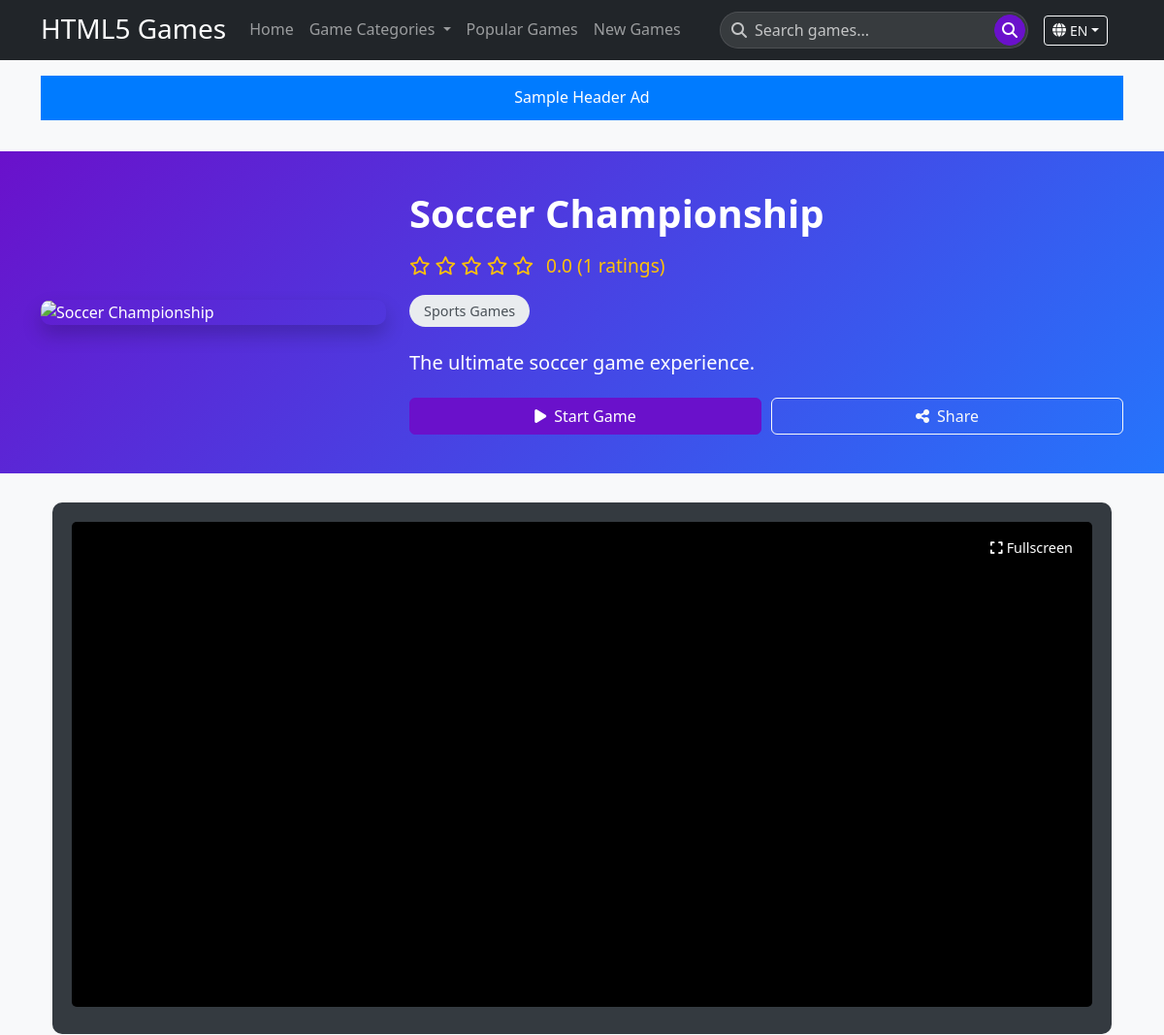
Before: /en/game/soccer-championship/ (upper part) with the older database file.
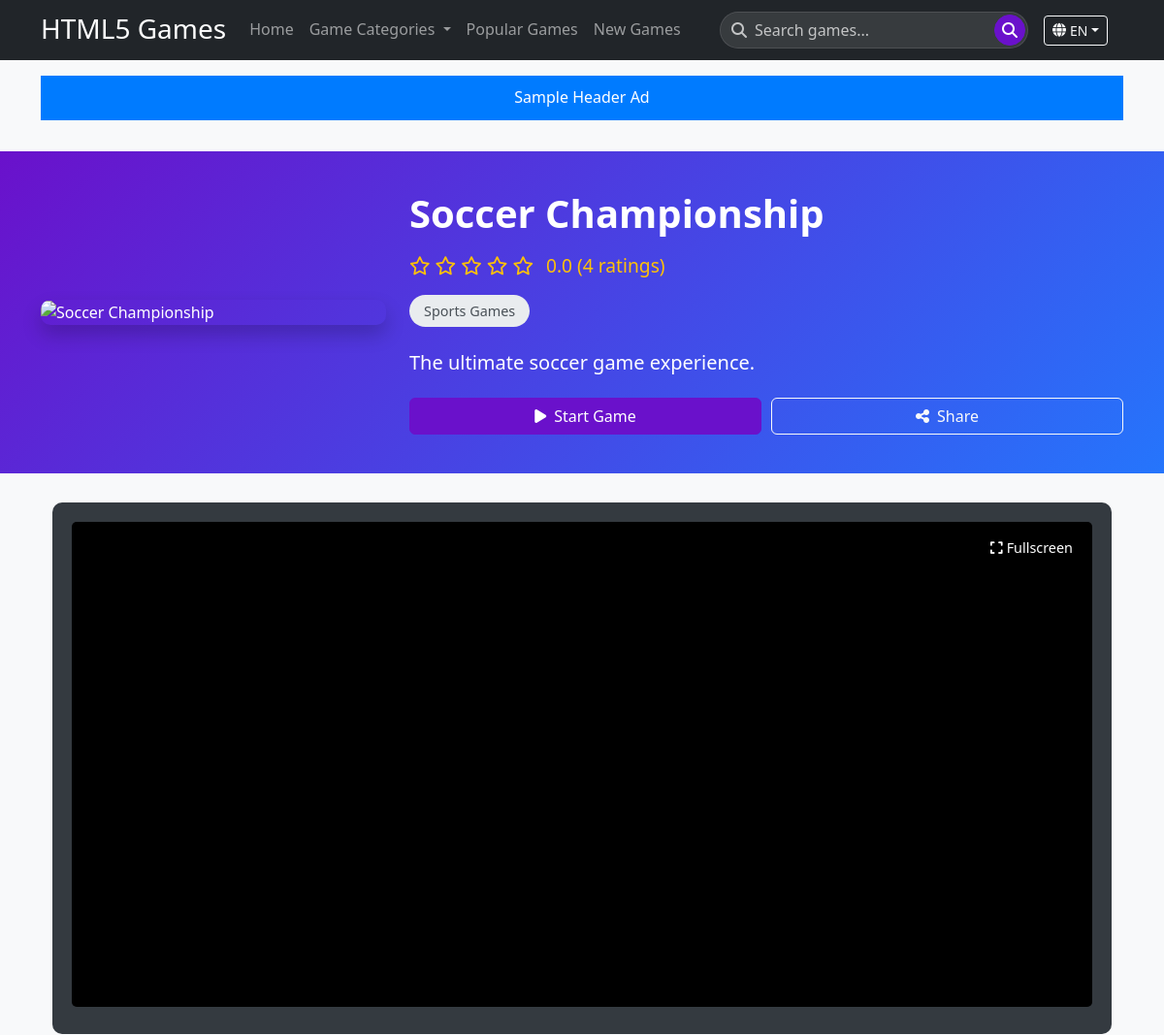
After: the same page with the newer database file.
### games/models.py (models this page shows, shortened)
class Advertisement(models.Model):
    POSITION_CHOICES = (
        ('header', _('页面顶部')),
        ('sidebar', _('侧边栏')),
        ('game_between', _('游戏间隙')),
        ('footer', _('页面底部')),
    )
    name = models.CharField(_('广告名称'), max_length=100)
    position = models.CharField(_('广告位置'), max_length=20, choices=POSITION_CHOICES)
    image = models.ImageField(verbose_name=_('广告图片'), upload_to='ads/', null=True, blank=True)
    url = models.URLField(_('广告链接'))
    html_code = models.TextField(_('HTML代码'), blank=True, help_text=_('如果使用第三方广告代码，请填写此字段'))
    is_active = models.BooleanField(_('是否激活'), default=True)
    start_date = models.DateTimeField(_('开始日期'), null=True, blank=True)
    end_date = models.DateTimeField(_('结束日期'), null=True, blank=True)
    click_count = models.PositiveIntegerField(_('点击次数'), default=0)
    view_count = models.PositiveIntegerField(_('展示次数'), default=0)
    created_at = models.DateTimeField(_('创建时间'), auto_now_add=True)
    updated_at = models.DateTimeField(_('更新时间'), auto_now=True)
    class Meta:
        verbose_name = _('广告')
        verbose_name_plural = _('广告')
        ordering = ['-created_at']

class Game(models.Model):
    title = models.CharField(_('游戏标题'), max_length=200)
    slug = models.SlugField(_('URL别名'), max_length=200, unique=True)
    description = models.TextField(_('游戏描述'))
    iframe_url = models.URLField(_('游戏iframe地址'))
    thumbnail = models.ImageField(verbose_name=_('游戏缩略图'), upload_to='games/', null=True, blank=True)
    categories = models.ManyToManyField(Category, verbose_name=_('游戏分类'), related_name='games')
    content = models.TextField(_('游戏内容'), blank=True)
    is_featured = models.BooleanField(_('是否推荐'), default=False)
    is_active = models.BooleanField(_('是否激活'), default=True)
    view_count = models.PositiveIntegerField(_('浏览次数'), default=0)
    rating = models.DecimalField(_('评分'), max_digits=3, decimal_places=1, default=0)
    created_at = models.DateTimeField(_('创建时间'), auto_now_add=True)
    updated_at = models.DateTimeField(_('更新时间'), auto_now=True)
    class Meta:
        verbose_name = _('游戏')
        verbose_name_plural = _('游戏')
        ordering = ['-created_at']

class Category(models.Model):
    name = models.CharField(_('分类名称'), max_length=100)
    slug = models.SlugField(_('URL别名'), max_length=100, unique=True)
    description = models.TextField(_('分类描述'), blank=True)
    parent = models.ForeignKey('self', verbose_name=_('父级分类'), null=True, blank=True,
                               on_delete=models.SET_NULL, related_name='children')
    image = models.ImageField(verbose_name=_('分类图片'), upload_to='categories/', null=True, blank=True)
    icon_class = models.CharField(_('Icon Class'), max_length=100, blank=True, help_text=_('Font Awesome 6+ icon class, e.g., "fa-solid fa-gamepad"'))
    order = models.IntegerField(_('排序'), default=0)
    is_active = models.BooleanField(_('是否激活'), default=True)
    created_at = models.DateTimeField(_('创建时间'), auto_now_add=True)
    updated_at = models.DateTimeField(_('更新时间'), auto_now=True)
    class Meta:
        verbose_name = _('游戏分类')
        verbose_name_plural = _('游戏分类')
        ordering = ['order', 'name']

### games/views.py (the view)
# urls.py: path('game/<slug:game_slug>/', views.GameDetailView.as_view(), name='game_detail'),
class GameDetailView(DetailView):
    model = Game
    template_name = 'games/game_detail.html'
    context_object_name = 'game'
    slug_url_kwarg = 'game_slug'
    def get_context_data(self, **kwargs):
        context = super().get_context_data(**kwargs)
        game = self.get_object()
        categories = game.categories.all()
        related_games = Game.objects.filter(
            categories__in=categories,
            is_active=True
        ).exclude(id=game.id).distinct()[:4]
        context['related_games'] = related_games
        return context
    def get(self, request, *args, **kwargs):
        response = super().get(request, *args, **kwargs)
        game = self.get_object()
        game.view_count += 1
        game.save(update_fields=['view_count'])
        return response

### games/context_processors.py (called while the page is built)
def website_settings(request):
    categories = Category.objects.filter(parent=None, is_active=True)[:10]
    return {
        'categories': categories,
        'site_name': 'HTML5 Games',
        'site_description': 'Play the best free HTML5 games online',
    }

### templates/games/game_detail.html (shortened to what this page needs)
{% extends 'base.html' %}
{% load static i18n %}
{% block content %}
<section class="game-header">
    <div class="container">
        <div class="row align-items-center">
            <div class="col-md-4">
                <div class="game-cover">
                    {% if game.thumbnail %}
                        <img src="{{ game.thumbnail.url }}" alt="{{ game.title }}">
                    {% else %}
                        <img src="{% static 'img/game-placeholder.jpg' %}" alt="{{ game.title }}">
                    {% endif %}
                </div>
            </div>
            <div class="col-md-8 game-info">
                <h1>{{ game.title }}</h1>
                <div class="rating">
                    {% for i in '12345'|make_list %}
                    {% if forloop.counter <= game.rating %}
                    <i class="fas fa-star"></i>
                    {% else %}
                    <i class="far fa-star"></i>
                    {% endif %}
                    {% endfor %}
                    <span class="ms-2">{{ game.rating }} ({{ game.view_count }} {% trans 'ratings' %})</span>
                </div>
                <div class="mb-3">
                    {% for category in game.categories.all %}
                    <span class="category-badge">{{ category.name }}</span>
                    {% endfor %}
                </div>
                <p class="lead">{{ game.description|truncatewords:20 }}</p>
                <div class="game-actions">
                    <button class="btn btn-primary" onclick="scrollToGame()">
                        <i class="fas fa-play me-2"></i>{% trans 'Start Game' %}
                    </button>
                    <button class="btn btn-outline-light" onclick="shareGame()">
                        <i class="fas fa-share-alt me-2"></i>{% trans 'Share' %}
                    </button>
                </div>
            </div>
        </div>
    </div>
</section>
<div class="container">
    <section class="game-iframe-container">
        <div class="game-iframe-wrapper">
            <button class="fullscreen-btn" onclick="toggleFullscreen()"><i class="fas fa-expand me-1"></i>{% trans 'Fullscreen' %}</button>
            <iframe src="{{ game.iframe_url }}" class="game-iframe" allowfullscreen id="gameIframe"></iframe>
        </div>
    </section>
</div>
{% endblock %}

### templates/base.html (shortened to what this page needs)
<!DOCTYPE html>
{% load static i18n %}
<html lang="{{ LANGUAGE_CODE }}">
<head>
    {% get_available_languages as languages %}
    <link href="https://cdn.jsdelivr.net/npm/bootstrap@5.3.0/dist/css/bootstrap.min.css" rel="stylesheet">
    <link rel="stylesheet" href="https://cdnjs.cloudflare.com/ajax/libs/font-awesome/6.4.0/css/all.min.css">
    <link rel="stylesheet" href="{% static 'css/style.css' %}">
</head>
<body>
    <nav class="navbar navbar-expand-lg navbar-dark bg-dark sticky-top">
            <div class="container">
            <a class="navbar-brand" href="{% url 'games:home' %}">
                <span class="h3 text-white">HTML5 Games</span>
            </a>
                <div class="collapse navbar-collapse" id="navbarNav">
                    <ul class="navbar-nav me-auto">
                        <li class="nav-item">
                            <a class="nav-link" href="{% url 'games:home' %}">{% trans 'Home' %}</a>
                        </li>
                    <li class="nav-item dropdown">
                        <a class="nav-link dropdown-toggle" href="#" id="categoriesDropdown" role="button" data-bs-toggle="dropdown">
                            {% trans 'Game Categories' %}
                        </a>
                    </li>
                        <li class="nav-item">
                        <a class="nav-link" href="{% url 'games:game_list' %}?sort=popular">{% trans 'Popular Games' %}</a>
                        </li>
                        <li class="nav-item">
                        <a class="nav-link" href="{% url 'games:game_list' %}?sort=newest">{% trans 'New Games' %}</a>
                        </li>
                    </ul>
                <form class="d-flex me-3" action="{% url 'games:game_list' %}" method="get">
                    <div class="search-input-wrapper">
                        <i class="fas fa-search search-icon"></i>
                        <input class="form-control" type="search" name="q" placeholder="{% trans 'Search games...' %}" aria-label="Search">
                        <button class="btn btn-primary search-btn" type="submit"><i class="fas fa-search"></i></button>
                    </div>
                    </form>
                <div class="d-flex align-items-center">
                    {% if LANGUAGES|length > 1 %}
                    <div class="dropdown me-3">
                        <button class="btn btn-sm btn-outline-light dropdown-toggle d-flex align-items-center" type="button" id="languageDropdown" data-bs-toggle="dropdown" aria-expanded="false">
                            <i class="fas fa-globe me-1"></i>
                            <span>{{ LANGUAGE_CODE|upper }}</span>
                        </button>
                    </div>
                    {% endif %}
                </div>
                </div>
                </div>
        </nav>
    {% if header_ads %}
    <div class="container py-3 text-center">
        {% for ad in header_ads %}
            {% if ad.html_code %}
                {{ ad.html_code|safe }}
            {% endif %}
        {% endfor %}
    </div>
    {% endif %}
    <main class="{% block main_class %}py-3{% endblock %}">
        <div class="container">
            <div class="row">
                <div class="{% if sidebar_ads and request.resolver_match.url_name != 'game_detail' %}col-lg-9{% else %}col-12{% endif %}">
                    {% block content %}{% endblock %}
                </div>
            </div>
        </div>
    </main>
</body>
</html>

### static/css/style.css (style rules this page uses)
body { font-family: 'Segoe UI', Tahoma, Geneva, Verdana, sans-serif; background-color: #f8f9fa; line-height: 1.6; }
.search-input-wrapper { position: relative; }
.search-input-wrapper .form-control { border-radius: 20px; padding-left: 35px; min-width: 200px; border: 1px solid rgba(255,255,255,0.2); background-color: rgba(255,255,255,0.1); color: white; transition: all 0.3s ease; }
.search-input-wrapper .form-control::placeholder { color: rgba(255,255,255,0.7); }
.search-input-wrapper .search-icon { position: absolute; left: 12px; top: 50%; transform: translateY(-50%); color: rgba(255,255,255,0.7); z-index: 5; }
.search-btn { border-radius: 20px; padding: 6px 15px; font-weight: 500; transition: all 0.3s ease; }
.category-badge { background-color: #e9ecef; color: #495057; font-size: 0.8rem; padding: 5px 10px; border-radius: 20px; margin-right: 5px; margin-bottom: 5px; display: inline-block; transition: all 0.3s; }
.btn-primary { background-color: #6a11cb; border-color: #6a11cb; transition: all 0.3s; }
.game-header { background: linear-gradient(135deg, #6a11cb 0%, #2575fc 100%); color: white; padding: 40px 0; margin-bottom: 30px; }
.game-cover { border-radius: 10px; overflow: hidden; box-shadow: 0 10px 20px rgba(0,0,0,0.2); }
.game-cover img { width: 100%; height: auto; }
.game-info h1 { font-weight: 700; margin-bottom: 15px; }
.game-info .rating { color: #ffc107; font-size: 1.2rem; margin-bottom: 15px; }
.game-actions { display: flex; gap: 10px; margin-top: 20px; }
.game-actions .btn { flex: 1; }
.game-iframe-container { background-color: #343a40; border-radius: 10px; padding: 20px; margin-bottom: 30px; }
.game-iframe { width: 100%; height: 500px; border: none; border-radius: 5px; background-color: #000; }
.game-iframe-wrapper { position: relative; }
.fullscreen-btn { position: absolute; top: 10px; right: 10px; background-color: rgba(0,0,0,0.5); color: white; border: none; border-radius: 5px; padding: 5px 10px; font-size: 0.9rem; z-index: 10; transition: background-color 0.3s; }

### templates/games/game_detail.html (style rules this page uses)
body { font-family: 'Segoe UI', Tahoma, Geneva, Verdana, sans-serif; background-color: #f8f9fa; overflow-x: hidden; }
.game-header { background: linear-gradient(135deg, #6a11cb 0%, #2575fc 100%); color: white; padding: 40px 0; margin-bottom: 30px; width: 100vw; position: relative; left: 50%; right: 50%; margin-left: -50vw; margin-right: -50vw; }
.game-cover { border-radius: 10px; overflow: hidden; box-shadow: 0 10px 20px rgba(0,0,0,0.2); }
.game-cover img { width: 100%; height: auto; }
.game-info h1 { font-weight: 700; margin-bottom: 15px; }
.game-info .rating { color: #ffc107; font-size: 1.2rem; margin-bottom: 15px; }
.game-info .category-badge { background-color: #e9ecef; color: #495057; font-size: 0.9rem; padding: 5px 15px; border-radius: 20px; margin-right: 10px; display: inline-block; }
.game-actions { display: flex; gap: 10px; margin-top: 20px; }
.game-actions .btn { flex: 1; }
.game-iframe-container { background-color: #343a40; border-radius: 10px; padding: 20px; margin-bottom: 30px; }
.game-iframe { width: 100%; height: 500px; border: none; border-radius: 5px; background-color: #000; }
.fullscreen-btn { position: absolute; top: 10px; right: 10px; background-color: rgba(0,0,0,0.5); color: white; border: none; border-radius: 5px; padding: 5px 10px; font-size: 0.9rem; z-index: 10; }
.game-iframe-wrapper { position: relative; }

### templates/base.html (style rules this page uses)
body { font-family: 'Segoe UI', Tahoma, Geneva, Verdana, sans-serif; background-color: #f8f9fa; overflow-x: hidden; margin: 0; padding: 0; width: 100%; box-sizing: border-box; }
.search-input-wrapper { position: relative; width: 100%; }
.search-input-wrapper .form-control { border-radius: 20px; padding-left: 35px; padding-right: 50px; min-width: 200px; border: 1px solid rgba(255,255,255,0.2); background-color: rgba(255,255,255,0.1); color: white; transition: all 0.3s ease; height: 38px; }
.search-input-wrapper .form-control::placeholder { color: rgba(255,255,255,0.7); }
.search-input-wrapper .search-icon { position: absolute; left: 12px; top: 50%; transform: translateY(-50%); color: rgba(255,255,255,0.7); z-index: 5; }
.search-input-wrapper .search-btn { position: absolute; right: 3px; top: 3px; border-radius: 50%; width: 32px; height: 32px; padding: 0; display: flex; align-items: center; justify-content: center; z-index: 5; }

Changed rows visible on the page:
changed Game "Soccer Championship": view_count "1" → "4"
